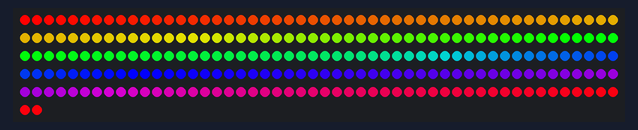
Simulated run of this sketch. Board: Arduino Uno, built with avr-gcc and run on an emulated ATmega328P. On the bench: 252 RGB LEDs in strip order, left to right, continuing on the next row. Random numbers use the default seed unless the sketch sets one.

Above: at 0.19 s.
At 4.92 s:
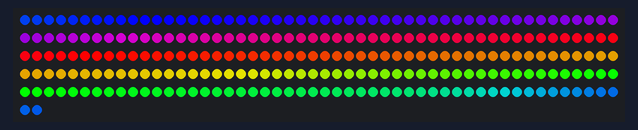
At 9.97 s:
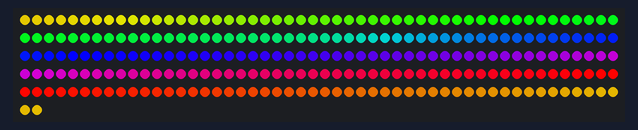
At 19.75 s:
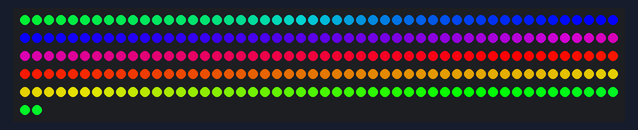
At 29.53 s:
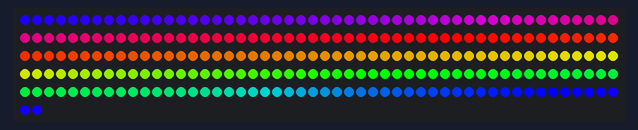
At 39.63 s:
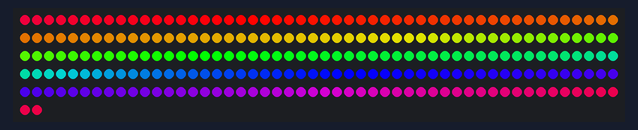

The sketch:

fastled.ino
```cpp
#include "FastLED.h"

// const byte NUM_LEDS = 24; // Ring
const byte NUM_LEDS = 252;   // Ruban

CRGB leds[NUM_LEDS];

void setup() {
  FastLED.addLeds<NEOPIXEL, 11>(leds, NUM_LEDS);

  FastLED.clear();
}

const int len = 8000;

void loop() {
  unsigned long now = millis();

  unsigned int reap = now % len;
  unsigned int offset = map(reap, 0, len, 0, 255);
  light_1(offset);
  //light_2();
}

void light_1(unsigned int offset) {
  for (int led = 0; led < NUM_LEDS; led++) {
    uint8_t hue = (map(led, 0, NUM_LEDS, 0, 254) + offset) % 255;
    leds[led].setHue(hue);
  }
  FastLED.show();
}

void light_2() {
  for (int led = 0; led < NUM_LEDS; led++) {
    uint8_t hue = random(0, 255);
    leds[led].setHue(hue);
  }
  FastLED.show();
  delay(200);
}
```
